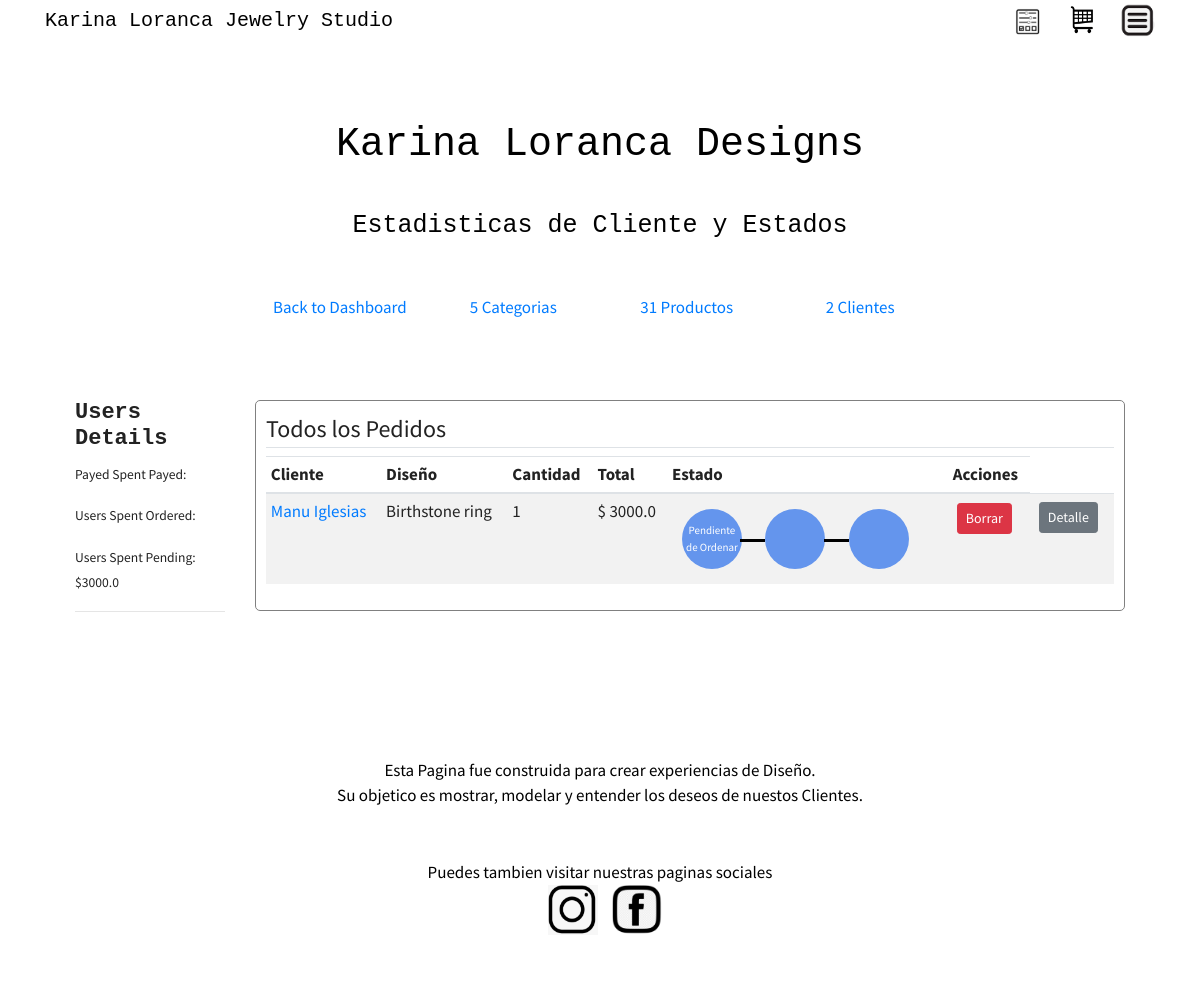
The page /admin/user_details (signed in) on the database its author committed.
### kl_designs/models.py (models this page shows, shortened)
class Item(db.Model):
    __table_args__ = {'extend_existing': True}
    itemid = db.Column(db.Integer, primary_key=True)
    quantity = db.Column(db.Integer, nullable=True)
    size = db.Column(db.Integer, nullable=True)
    status = db.Column(db.String, default='pending')
    product_name = db.Column(db.String(100), nullable=True)
    category_name = db.Column(db.String(100), nullable=True)
    description = db.Column(db.String(100), nullable=True)
    price = db.Column(db.DECIMAL)
    image_file = db.Column(db.String(20), nullable=True, default='default.jpg')
    image_file_2 = db.Column(db.String(20), nullable=True, default='default.jpg')
    image_file_3 = db.Column(db.String(20), nullable=True, default='default.jpg')
    order_date = db.Column(db.DateTime, nullable=True)
    delivery_date = db.Column(db.DateTime, nullable=True)
    received_date = db.Column(db.DateTime, nullable=True)
    deliveryid = db.Column(db.Integer, nullable=True)
    carrier = db.Column(db.String(100), nullable=True)
    userid = db.Column(db.Integer, db.ForeignKey('user.id'), nullable=False)
    users = db.relationship(User)
    product_items = db.relationship('Product', backref='product_item', lazy=True)

class User(db.Model, UserMixin):
    __table_args__ = {'extend_existing': True}
    id = db.Column(db.Integer, primary_key=True)
    fname = db.Column(db.String(20), unique=True, nullable=False)
    role = db.Column(db.String, default='user')
    email = db.Column(db.String(120), unique=True, nullable=False)
    image_file = db.Column(db.String(20), nullable=False, default='default.jpg')
    password = db.Column(db.String(60), nullable=False)
    complete_address1 = db.Column(db.String(200), unique=False, nullable=False)
    zipcode = db.Column(db.String(20), unique=False, nullable=False)
    phone = db.Column(db.String(20), nullable=False)
    cart_items = db.relationship('Item', backref='author', lazy=True)
    comments = db.relationship('Comments', backref='contributor', lazy=True)

### kl_designs/views/admins/routes_admins.py (the view)
@admins.route("/admin/user_details", methods=['GET', 'POST'])
@login_required
def user_stats():
    items_all_status = Item.query.all()
    category_count = db.session.query(Category.id).count()
    user_count = db.session.query(User.id).count()
    product_count = db.session.query(Product.productid).count()
    revenue_pending = db.session.query(func.sum(Item.price * Item.quantity)).filter_by(status='pending').scalar()
    revenue_ordered = db.session.query(func.sum(Item.price * Item.quantity)).filter_by(status='Ordered').scalar()
    payed_ordered = db.session.query(func.sum(Item.price * Item.quantity)).filter_by(status='Payed').scalar()
    return render_template('admin/admin_user_stats.html', items_all_status=items_all_status,
                           revenue_pending=revenue_pending, revenue_ordered=revenue_ordered,
                           payed_ordered=payed_ordered, user_count=user_count,
                           category_count=category_count, product_count=product_count
                           )

### kl_designs/models.py (called while the page is built)
@login_manager.user_loader
def load_user(user_id):
    return User.query.get(int(user_id))

### kl_designs/templates/admin/admin_user_stats.html (shortened to what this page needs)
{% extends 'main/layout.html' %}
{% block additional_css %}
<link rel="stylesheet" type="text/css" href="{{ url_for('static', filename='uxdes4.css') }}"/>
    <link rel="stylesheet" type="text/css" href="{{ url_for('static', filename='view_admin.css') }}"/>
{% endblock %}
{% block main_content %}
    <div class="container">
    {% if current_user.is_authenticated %}
    <div class="hero">
        <h1>Karina Loranca Designs</h1>
    <small>
      Estadisticas de Cliente y Estados
    </small>
    </div>
    <div class="stats">
        <div class="stat"><a href="{{ url_for('admins.index') }}"> Back to Dashboard </a></div>
        <div class="stat">{% if category_count %}<a href="{{ url_for('categories.table_categories') }}"> {{ category_count }} Categorias </a> {% endif %}</div>
        <div class="stat"> {% if product_count %} <a href="{{ url_for('products.table_products') }}">{{ product_count }} Productos</a>  {% endif %}</div>
        <div class="stat"> {% if user_count %} <a href="{{ url_for('admins.user_stats') }}">{{ user_count }} Clientes</a>  {% endif %}</div>
    </div>
        <div class="row">
            <div class="col-md-2">
                <div class="actions">
                    <h2>Users Details</h2>
                    <p><small>Payed Spent Payed: {% if payed_ordered %} ${{ "{0:.1f}".format(payed_ordered) }} {% endif %}</small></p>
                    <p><small>Users Spent Ordered: {% if revenue_ordered %} ${{ "{0:.1f}".format(revenue_ordered) }} {% endif %}</small></p>
                    <p><small>Users Spent Pending: {% if revenue_pending %} ${{ "{0:.1f}".format(revenue_pending) }} {% endif %}</small></p>
                    <hr>
                </div>
            </div>
            <div class="col-md-10">
                <div class="content-section-admin-user">
                    <legend class="border-bottom mb-2">Todos los Pedidos</legend>
                    <div class="table-responsive">
                        <table class="table table-sm table-condensed table-striped" id="Cart">
                            <thead>
                            <tr>
                                <th scope="col">Cliente</th>
                                <th scope="col">Diseño</th>
                                <th scope="col">Cantidad</th>
                                <th scope="col">Total</th>
                                <th scope="col">Estado</th>
                                <th scope="col">Acciones</th>
                            </tr>
                            </thead>
                            <tbody>
                            {% for i in items_all_status %}
                                <td scope="col"><a href="{{ url_for('admins.user_account', id=i.userid) }}"> {{ i.author.fname }}</a></td>
                                <td scope="col"> {{ i.product_name }}</td>
                                <td scope="col"> {{ i.quantity }} </td>
                                <td scope="col">  $ {{ "{0:.1f}".format((i.price)*(i.quantity)) }}</td>
                                <td class="status">
                                            <div class="left-box">
                                                <div class="big-circle circle">
                                                    <div class="circle-content">
                                                        {% if i.status == "pending" %} Pendiente de Ordenar {% endif %}
                                                    </div>
                                                </div>
                                            </div>
                                            <div class="right-box">
                                                <div class="circle one">
                                                    <div class="circle-content">
                                                    </div>
                                                </div>
                                            </div>
                                            <div class="right-box">
                                                <div class="circle purple two">
                                                    <div class="circle-content"></div>
                                                    <div class="circle-content">
                                                    </div>
                                                </div>
                                            </div>
                                        </td>
                                <td scope="col"> <button type="button" class="btn btn-danger btn-sm m-1" data-toggle="modal" data-target="#deleteModal">Borrar</button></td>
                                <td scope="col"> <a class="btn btn-secondary btn-sm m-1" href="{{ url_for('admins.delivery_detail', itemid=i.itemid) }}">Detalle</a> </td>
                            {% endfor %}
                            </tbody>
                        </table>
                    </div>
                </div>
            </div>
        </div>
    {% endif %}
    </div>
{% endblock main_content %}

### kl_designs/static/uxdes4.css (style rules this page uses)
.hero { background-color: white; color: black; font-size: 18px; font-family: Consolas, "andale mono", "lucida console", monospace; padding: 50px 0px; text-align: center; }
.hero h1 { padding: 30px; }
.hero small { font-size: 25px; }

### kl_designs/static/view_admin.css (style rules this page uses)
.row { margin-top: 50px; padding: 30px; }
h2 { font-family: Consolas, "andale mono", "lucida console", monospace; font-size: 22px; font-weight: bold; }
.left-box, .center-box, .right-box { vertical-align: middle; display: inline-block; padding: 10px; }
.circle { border-radius: 100%; background: cornflowerblue; text-align: center; position: relative; display: table; height: 60px; z-index: 10; color: #fff; width: 60px; }
.circle .circle-content { vertical-align: middle; display: table-cell; font-size: 11px; }
.circle.two:before, .circle.one:before { transform: rotate(0deg); position: absolute; margin: 0 -20px 5 5; background: #000; width: 25px; content: ''; height: 3px; right: 100%; z-index: -100; top: 50%; }
.content-section-admin-user { margin-top: 0px; margin-left: 0px; margin-right: auto; max-width: 900px; background-color: white; border: 1px solid gray; border-radius: 5px; padding: 10px; }
.stats { padding: 0px; text-align: center; }
.stats .stat { display: inline-block; min-width: 170px; }

### rows shown on the page
Item: author.fname "Manu Iglesias", product_name "Birthstone ring", quantity "1", (i.price)*(i.quantity) "3000.0", status "Pendiente de Ordenar"

### other values the page prints
{{ category_count }} "5"
{{ product_count }} "31"
{{ user_count }} "2"
{{ "{0:.1f}".format(revenue_pending) }} "3000.0"
